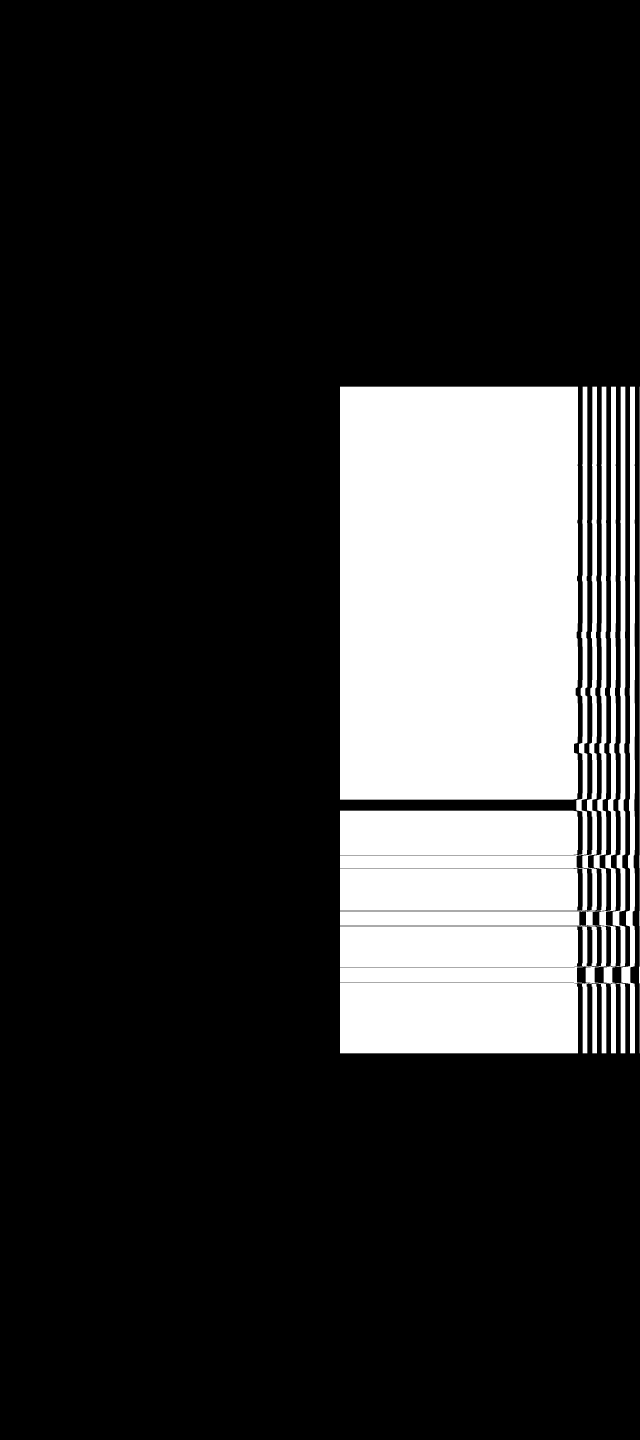
#> input picture bitplanes/left_bitplane_0_inum_0.bmp, 1920 x 4320 px (shown at 1/3 size)
$ python -i workingfile1.py   (imports and definitions only)
#> lines starting #> are read from the running program, lines starting #| are printed output that depends on the picture; after the words box and inside, x2 and y2 are one past the last pixel; in counts of white or black regions, pixels touching at a corner belong together
### lux4600/projector.py
import socket
import struct
from . import records
from .img import Strip
from .seq import Sequencer
from .rle import encode_rle_image_type5
import time


class Projector:

    def __init__(self, server_ip, server_port, image_data_port, timeout=10):

        self.client_socket = socket.socket(socket.AF_INET, socket.SOCK_DGRAM)
        self.SERVER_IP = server_ip
        self.SERVER_PORT = server_port
        self.IMAGE_DATA_PORT = image_data_port
        self.client_socket.settimeout(timeout)

    # [266 lines left out: functions send, check_connection, send_strip, send_image_rle, send_sequencer, check_sequencer_error and 1 more, not called in this run]

    def stop_sequencer(self):
        r = self.send(records.SetSequencerState(1, False).bytes())

    def reset_projector(self):
        r = self.send(records.SetSequencerState(2, True).bytes())

    def enable_sequencer(self):
        r = self.send(records.SetSequencerState(2, False).bytes())


### lux4600/seq.py
from typing import BinaryIO, Iterator
#
# Base code for handling .seq files.
# Short scripts removed from classes to improve readability and clarity.#
#
class Sequencer:
	'''A class for handling .seq files.'''

	def __init__(self, file_path:str, chunk_size:int=1440):
		'''Initialize a Sequencer object with a file path.

		Args:
		    file_path (str): The path to the sequence file to open.
		'''
		self.file_path = file_path
		self.chunk_size = chunk_size

		self.file = self.open().read()

		self.packets = self.to_packets(self.file)

	def open(self) -> BinaryIO:
		'''Open a sequence file and return the file object.'''

		return open(self.file_path, 'rb')

	# [24 lines left out: functions read, to_packets, not called in this run]


class SequencerValueError(ValueError):
	'''Custom exception for Sequencer class.'''

	# [15 lines left out: function check_chunk_size, not called in this run]

### axes.py
from zaber_motion import Units, wait_all
from zaber_motion.ascii import Axis, Connection, Device, Lockstep
from typing import List
import asyncio

class ZaberAxes():
    """
    Class representing the Zaber Axes.

    This class provides methods to connect to Zaber devices, home the axes, get positions, and perform boundary checks.

    Attributes:
        MAxis: Zaber device for the meter long axis.
        ZAxis: Zaber device for the z-axis.
        XAxis: Zaber device for the x-axis.
        YAxis: Zaber device for the y-axis.
    """

    def __init__(self, COMPort:str):

        self.COMPort = COMPort
        self.connectionStatus = True

        device_list = self._connect()

        try:
            self.MAxis = device_list[0].get_axis(1)
        except Exception as e:
            print("Could not get meter long axis"); self.connectionStatus = False
            self.MAxis = None

        try:
            self.ZAxis = device_list[1].get_axis(1)
        except Exception as e:
            print("Could not get z axis"); self.connectionStatus = False
            self.ZAxis = None

        try:
            self.XAxis = device_list[2].get_axis(3)
        except Exception as e:
            print("Could not get x axis"); self.connectionStatus = False
            self.XAxis = None

        try:
            self.YAxis = device_list[2].get_lockstep(1)
            if not self.YAxis.is_enabled():
                self.YAxis.enable(1, 2)
        except Exception as e:
            print("Could not get y axis"); self.connectionStatus = False
            self.YAxis = None

        if self.connectionStatus:
            print("Connected to all devices")

            self.axes:List[Axis] = [self.XAxis, self.YAxis, self.ZAxis] # excludes M Axis

        else: print("WARNING: Some axes are not connected")

        return

    def _connect(self) -> list[Device]:

        try:
            connection = Connection.open_serial_port(self.COMPort)
            connection.enable_alerts()

            device_list = connection.detect_devices()
            print("Found {} devices".format(len(device_list)))

        except Exception as e:
            print(e)
            print(f"Could not connect to {self.COMPort}")
            self.connectionStatus = False

        return device_list

    # [102 lines left out: functions getPositions, get_position, home, scroll, increment_layer, increment_lateral and 2 more, not called in this run]


### workingfile1.py
from lux4600 import *
from lux4600.projector import Projector
from lux4600.img import Strip
from lux4600.seq import Sequencer
from PIL import Image
import time, sys, os
import tkinter as tk
from tkinter import filedialog

'''
Author: David Alexander
Date: 2025-12-05
Last updated: 2025-12-16

This script demonstrates 4-bit weighted grayscale printing with separate left/right bitplane uploads.

The overall process is as follows:
    0. Before running this script, create an image 2880x3240 pixels in size.
        - FULL_WIDTH = 2880
        - FULL_HEIGHT = 3240
       This can be a grayscale image or a color image. The color image will be converted to grayscale.

    1. The image is split into two grayscale strips of 1920 pixels wide and 3240 rows tall.
        - GS_STRIP_WIDTH = 1920
        - GS_STRIP_HEIGHT = FULL_HEIGHT
       There will be an overlap of 960 pixels between the strips.
        - OVERLAP = 960

    2. The two grayscale strips are "scaled" over the overlap, so that the sum of the two overlap
        regions is equal to the original value.

    3. Each strip is converted to 4 weighted bitplanes (binary 1/2/4/8 representation).
        - BITPLANES = 4 (16 grayscale levels)

    4. Left bitplanes are uploaded to inums 0, 1699, 3398, 5097
       Right bitplanes are uploaded to inums 6876, 8575, 10274, 11973

    5. Sequencer loads from these inums to display left and right simultaneously.

    6. The projector and axes are started simultaneously for a single layer.
    7. The projector and X-Y axes are stopped after the layer is complete. Z axes increments.
        - LAYER_HEIGHT = 0.4 (mm)

    --> Repeat for some number of layers.
        - LAYERS = 6

NOTES:
- The scroling stage (distance and velocity) is calibrated for 4320 rows images; inum set to 3 in 4bit gray sequencer.
The waitfor time for LedPulseWord is set at 10000 should be the middle ground. For more precise energy, calculate LED power.
stepinum is 1699; starting from 0 for left bitplanes and from 4*1699=6796 for right bitplanes.
'''

Z_START = 149.2 #149.2 mm, initial z position #150 focal position
X_START = 55 # mm, initial x position #60 mm
Y_START = 40 # mm, initial y position #40 mm
offset =  0.54 #0.54   #mm ,calibrated offset for scrolling back gantry 0.54 mm

# Constants for inum spacing
STEP_INUM = 1699 #1699  # Changed from 1699 for simpler testing; revert to 1699 if needed
BITPLANES = 4 #4

LAYER_HEIGHT = 0.05 #mm
solid_base_layers = set(range(2, 11)) #| set(range(26, 35))  # Layers 2-9 and 22-30 # Define solid base layers that should skip image upload
layers_go_up = 60 # how many layers the Z axis should go up each time
# for sequencer with ledpulseword waitfor time of 10000, t_1080 rows = 3.28 s
Intensity = 3 # 0.81 User intensity in mW/cm^2, calculate based on the energy required for the layer
times_first_layer = 10
LED =  int(140.99*Intensity-17.761 ) # LED driver amplitude (0 to 4095)
# [1 line not run here, left out]
# THESE ARE CAREFULLY CALIBRATED VALUES
# TODO: verify with celestron handheld microscope from the natural resources library
SCROLLING_VELOCITY = 3.55 # 3.55 mm/s 10.368 mm in 3.25 s average
SCROLLING_DIST =  34.992# 34.992 mm when row size is 4320 pixels - 1080 =  3240* 10.8 um
LATERAL_INCREMENT = 18.576 # 18.576 mm for only 200 overlap; 10.368 mm when overlap is 960 pixels *10.8 um

# Prompt user to select folder containing images
# [2 lines not run here, left out]
image_folder = filedialog.askdirectory(title="Select folder with layer images (e.g., 1.bmp, 2.bmp, ...)")
#> the answer given: bitplanes
# [2 lines not run here, left out]

# Get sorted list of image files (expects names like 1.bmp, 2.bmp, ...)
image_files = sorted(
    [f for f in os.listdir(image_folder) if f.lower().endswith('.bmp') and os.path.splitext(f)[0].isdigit()],
    key=lambda x: int(os.path.splitext(x)[0])
)
LAYERS = len(image_files)
# [1 line not run here, left out]

def preprocess_grayscale_image(filepath):
    # Constants
#> called with filepath = 'bitplanes/left_bitplane_0_inum_0.bmp'
    FULL_WIDTH = 3640 #3640 when 200 overlaps # width of pre-processed grayscale image #2880
    FULL_HEIGHT = 4320 # height of pre-processed grayscale image

    GS_STRIP_WIDTH = 1920 # width of each strip
    OVERLAP = GS_STRIP_WIDTH * 2 - FULL_WIDTH

    BITPLANES = 4 # number of weighted bitplanes (4 -> 16 levels)

    # Step 0: Load the grayscale image
    full_grayscale_image = Image.open(filepath)
#> full_grayscale_image is the input picture: PIL image 1920x4320 1; 19% white; 7 white regions, largest, box (x1, y1, x2, y2) and area: (1020, 1160, 1734, 2399) 883775, (1020, 1160, 1848, 3160) 522090, (1020, 2432, 1734, 2565) 94866

    # Step 1: Split the image into strips
    # Left strip takes first GS_STRIP_WIDTH columns (0 to GS_STRIP_WIDTH-1)
    left_strip = Image.new('L', (GS_STRIP_WIDTH, FULL_HEIGHT), 0)  # 'L' mode ensures 8-bit grayscale
#> left_strip: PIL image 1920x4320 L; every value is 0
    left_strip.paste(full_grayscale_image.crop((0, 0, GS_STRIP_WIDTH, FULL_HEIGHT)), (0, 0))

    # Right strip takes last GS_STRIP_WIDTH columns (FULL_WIDTH - GS_STRIP_WIDTH to FULL_WIDTH-1)
    right_strip = Image.new('L', (GS_STRIP_WIDTH, FULL_HEIGHT), 0)  # 'L' mode ensures 8-bit grayscale
    right_strip.paste(full_grayscale_image.crop((FULL_WIDTH - GS_STRIP_WIDTH, 0, FULL_WIDTH, FULL_HEIGHT)), (0, 0))
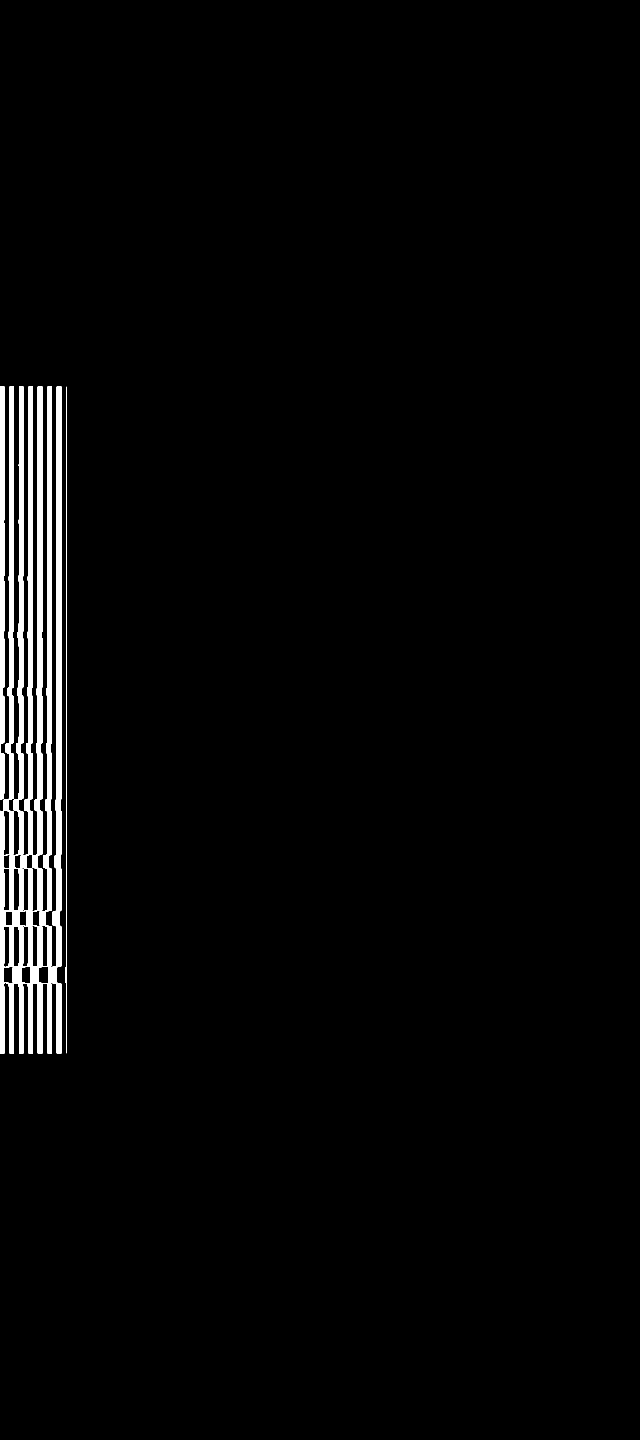
#> right_strip: PIL image 1920x4320 L (shown at 1/3 size); 2.4% white; 7 white regions, largest, box (x1, y1, x2, y2) and area: (0, 1160, 128, 3160) 111190, (144, 1160, 185, 3160) 30653, (91, 1160, 156, 3160) 29175

    # Step 2: Scale the strips over the overlap

    def scale_overlap(strip:Image.Image, side:str) -> Image.Image:
#> called with side = 'L'
        MIN_INTENSITY = 30  # Minimum intensity to avoid non-linearity at low values
        for y in range(0, FULL_HEIGHT):
            for x in range(0, OVERLAP):
                # Linear overlap scaling functions
                if side == 'L':
                    # Left strip: overlap is at the right edge (columns GS_STRIP_WIDTH-OVERLAP to GS_STRIP_WIDTH-1)
                    pixel_x = GS_STRIP_WIDTH - OVERLAP + x
                    factor = (OVERLAP - x) / OVERLAP
                elif side == 'R':
                    # Right strip: overlap is at the left edge (columns 0 to OVERLAP-1)
                    pixel_x = x
                    factor = x / OVERLAP
                else:
                    raise ValueError("Invalid side. Use 'L' or 'R'.")

                pixel_y = y
                val = strip.getpixel((pixel_x, pixel_y))

                if val > 0:
                    if val <= MIN_INTENSITY:
                        scaled_val = val
                    else:
                        scaled_val = int(MIN_INTENSITY + (val - MIN_INTENSITY) * factor)
                    strip.putpixel((pixel_x, pixel_y), scaled_val)
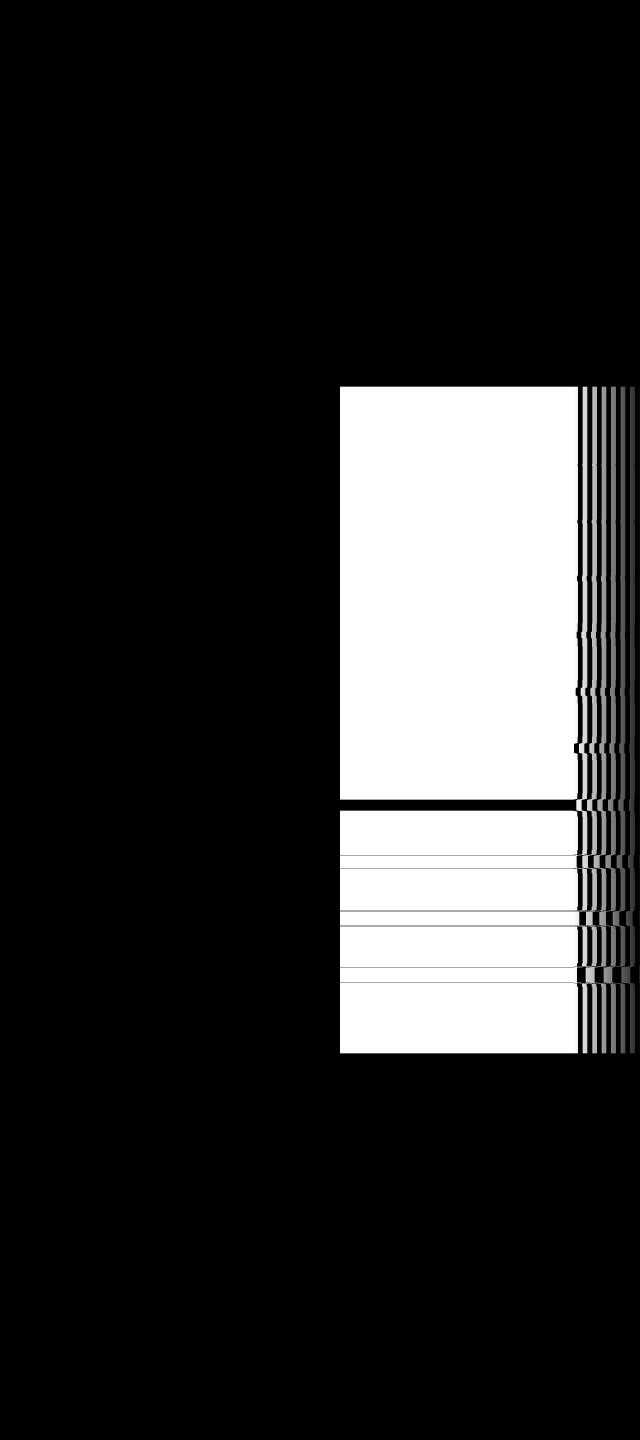
#> strip: PIL image 1920x4320 L (shown at 1/3 size); min 0, max 255, mean 45.8
        return strip

    left_strip = scale_overlap(left_strip, 'L')
    right_strip = scale_overlap(right_strip, 'R')
#> call 2 of scale_overlap, with side = 'R'
#> after the loop in scale_overlap (call 2), `for y in range(0, FULL_HEIGHT):`:
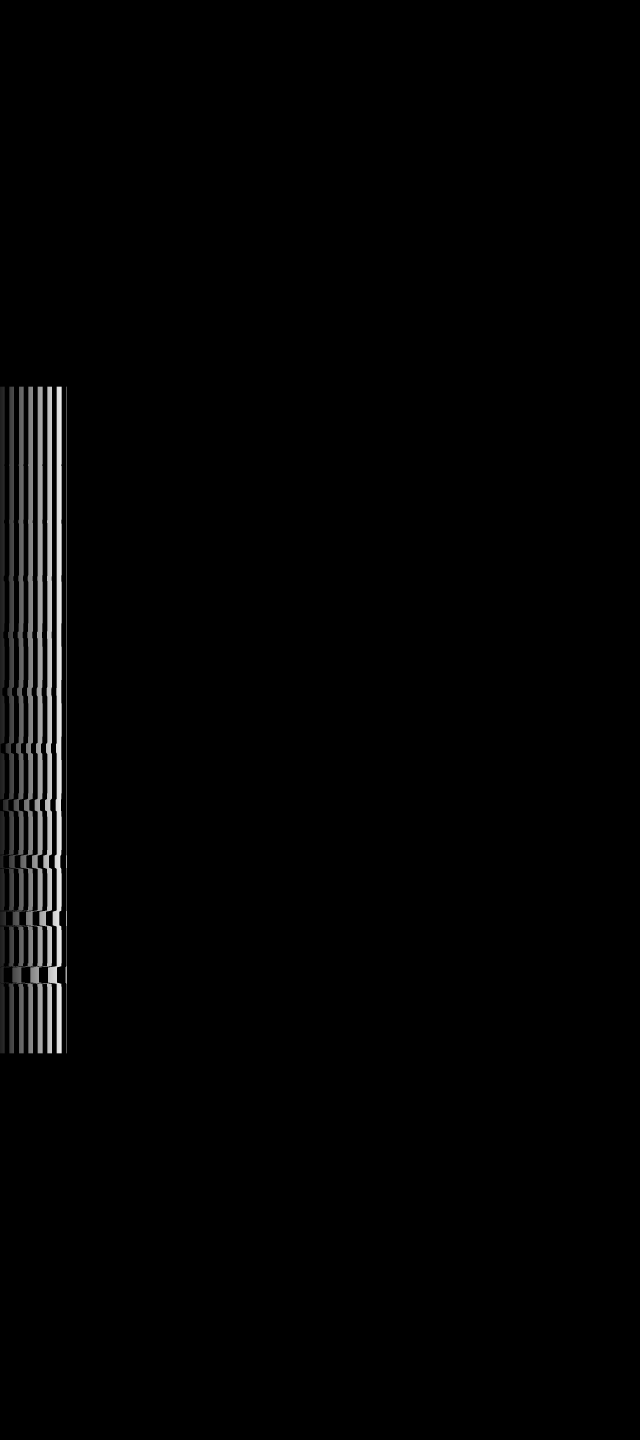
#> strip: PIL image 1920x4320 L (shown at 1/3 size); min 0, max 253, mean 3.3

    # Save strips after overlap scaling for verification
    left_strip.save("bitplanes/left_strip_after_overlap.bmp")
    right_strip.save("bitplanes/right_strip_after_overlap.bmp")

    # Step 3: Generate weighted bitplanes (binary 1/2/4/8) instead of equal-duration thresholds
    def bitplane_images(img: Image.Image, bits: int) -> list[Image.Image]:
#> called with bits = 4
        gray = img.convert('L')
        scaled = gray.point(lambda p: p >> 4)  # Scale 0-255 to 0-15 for 4 bits
        planes = []
        for bit in range(bits):  # bit 0 = LSB (weight 1), bit 3 = MSB (weight 8)
            planes.append(scaled.point(lambda p, b=bit: 255 if ((p >> b) & 1) else 0))
#> after the loop, planes = 4 items
        return planes

    left_planes = bitplane_images(left_strip, BITPLANES)
#> left_planes = 4 items
    right_planes = bitplane_images(right_strip, BITPLANES)
#> right_planes = 4 items

    # Return both left and right plane lists (NOT stitched together)
    return (left_planes, right_planes)

# Step 4: Initialize the projector
# [1 line that did not run here, left out]

# [2 lines not run here, left out]

# Step 5: Create sequencer for 4-bit weighted bitplanes
# sequencer = seq.Sequencer(r"test\test-seq\seq_scroll_4bit_gray_visitech_back.txt", 1440)
# [4 lines that did not run here, left out]

# Step 6: Start the projector and axes simultaneously for a single layer
import axes
from zaber_motion import Units, wait_all

# [1 line not run here, left out]

# Set INUM_SIZE to 4320 for 4-bit grayscale printing with scrolling
inumsize = 4320  # DMD height - set to max row size or higher #setting this to 1080 will make it difficult to scroll backward
# [3 lines not run here, left out]

# [1 line that did not run here, left out]
# [66 lines not run here, left out]

>>> result = preprocess_grayscale_image('bitplanes/left_bitplane_0_inum_0.bmp')
